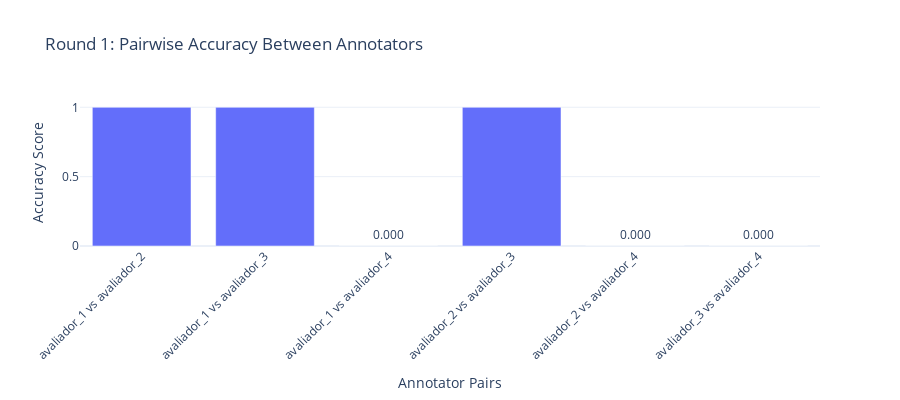

The code cell stored with this chart in its notebook:
### Code cell
# =============================================================================
# DETAILED INDIVIDUAL PLOTS
# =============================================================================

# 1. Detailed Pairwise Agreement Analysis for Round 1
print("Detailed Pairwise Analysis - Round 1")
print("-" * 40)

pairwise_results_r1 = []
for i, ann1 in enumerate(round_1.columns):
    for j, ann2 in enumerate(round_1.columns):
        if i < j:
            acc = accuracy_score(round_1[ann1], round_1[ann2])
            pairwise_results_r1.append({"Pair": f"{ann1} vs {ann2}", "Accuracy": acc, "Annotator_1": ann1, "Annotator_2": ann2})

pairwise_df_r1 = pd.DataFrame(pairwise_results_r1)
print(pairwise_df_r1)

# Visualize pairwise agreements for Round 1
fig_r1 = px.bar(pairwise_df_r1, x="Pair", y="Accuracy", title="Round 1: Pairwise Accuracy Between Annotators", labels={"Accuracy": "Accuracy Score", "Pair": "Annotator Pairs"}, text="Accuracy")
fig_r1.update_traces(texttemplate="%{text:.3f}", textposition="outside")
fig_r1.update_layout(height=400, xaxis_tickangle=-45)
fig_r1.show()

### Figure 1 — Plotly figure (JSON) as saved in the notebook; plotly's stock layout.template omitted (floating-point values rounded to 4 significant figures)
{"data": [{"hovertemplate": "Annotator Pairs=%{x}<br>Accuracy Score=%{text}<extra></extra>", "legendgroup": "", "marker": {"color": "#636efa", "pattern": {"shape": ""}}, "name": "", "orientation": "v", "showlegend": false, "text": [1.0, 1.0, 0.0, 1.0, 0.0, 0.0], "textposition": "outside", "texttemplate": "%{text:.3f}", "type": "bar", "x": ["avaliador_1 vs avaliador_2", "avaliador_1 vs avaliador_3", "avaliador_1 vs avaliador_4", "avaliador_2 vs avaliador_3", "avaliador_2 vs avaliador_4", "avaliador_3 vs avaliador_4"], "xaxis": "x", "y": [1.0, 1.0, 0.0, 1.0, 0.0, 0.0], "yaxis": "y"}], "layout": {"barmode": "relative", "height": 400, "legend": {"tracegroupgap": 0}, "title": {"text": "Round 1: Pairwise Accuracy Between Annotators"}, "xaxis": {"anchor": "y", "domain": [0, 1], "tickangle": -45, "title": {"text": "Annotator Pairs"}}, "yaxis": {"anchor": "x", "domain": [0, 1], "title": {"text": "Accuracy Score"}}}}
